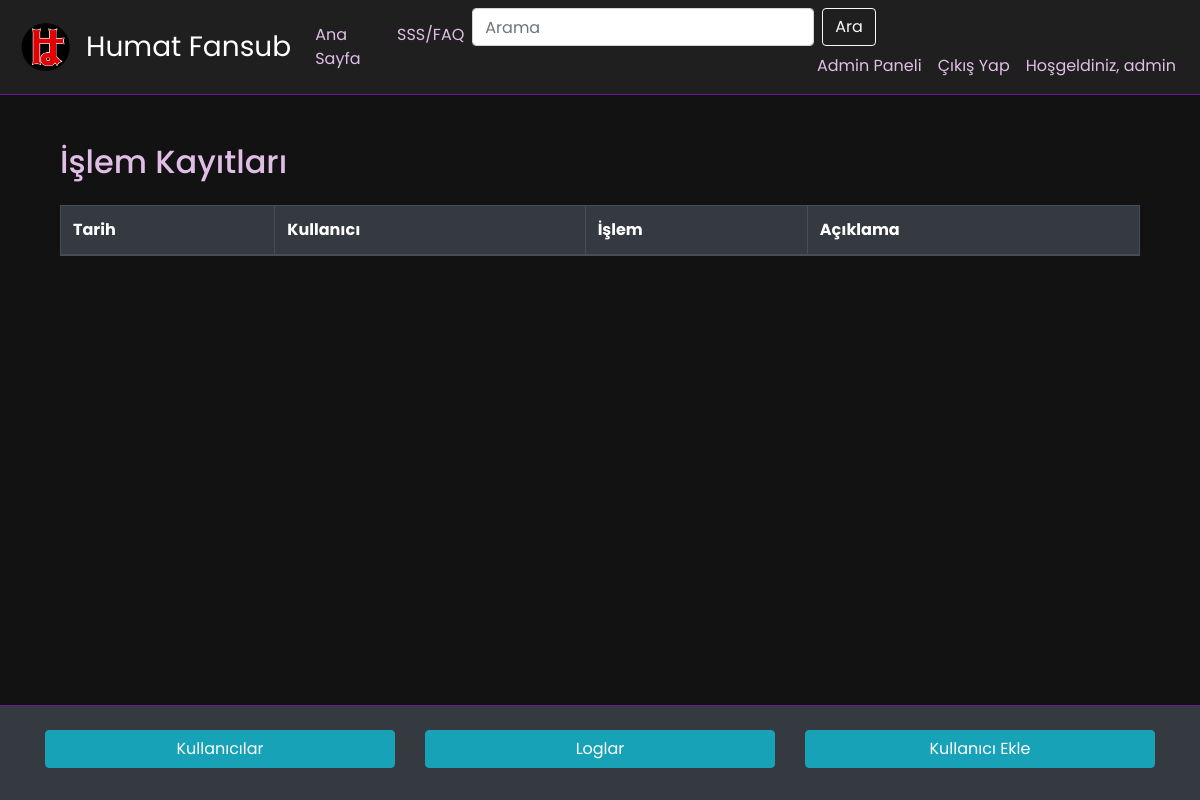
The page /logs (signed in) on the database as committed earlier.
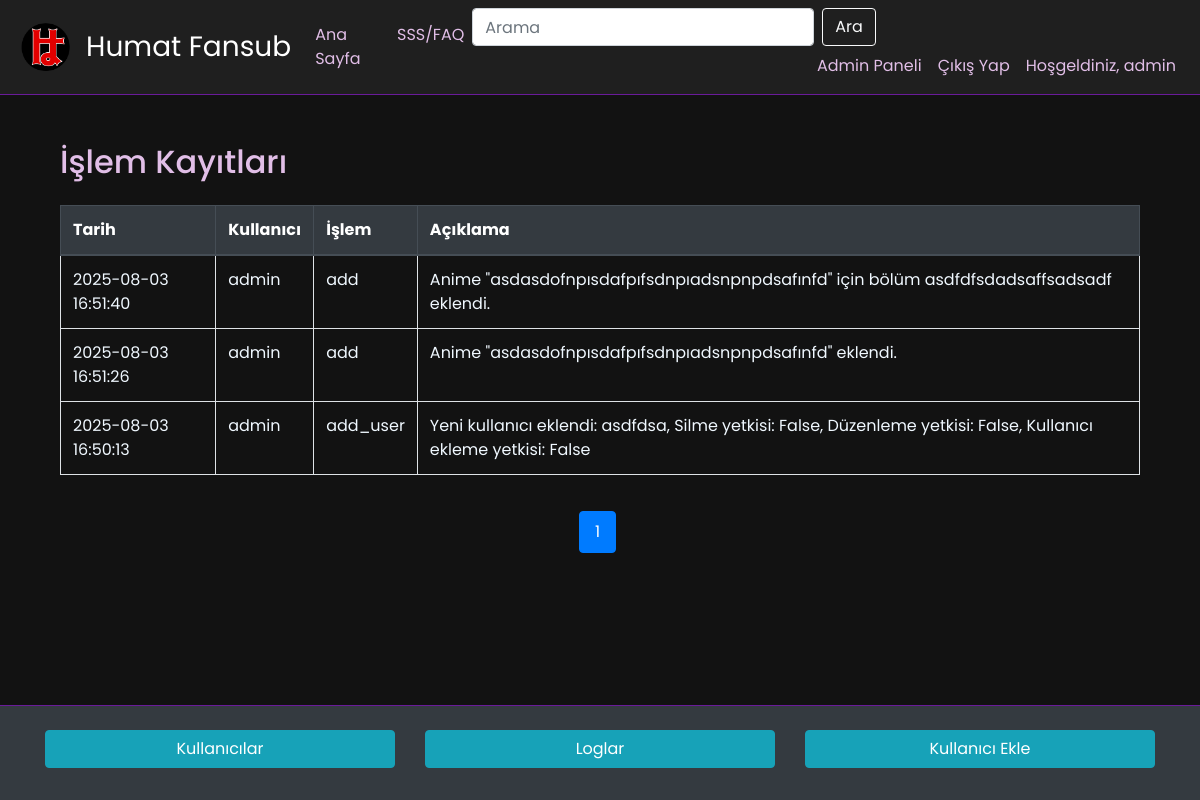
The same page on the database as committed later.
### models.py (models this page shows, shortened)
class User(UserMixin, db.Model):
    id = db.Column(db.Integer, primary_key=True)
    username = db.Column(db.String(50), unique=True, nullable=False)
    password = db.Column(db.String(200), nullable=False)
    can_delete = db.Column(db.Boolean, default=False)  # Silme yetkisi
    can_edit = db.Column(db.Boolean, default=False)    # Düzenleme yetkisi
    can_add_user = db.Column(db.Boolean, default=False)  # Yeni kullanıcı ekleme yetkisi

class Log(db.Model):
    id = db.Column(db.Integer, primary_key=True)
    action = db.Column(db.String(50), nullable=False)  # add, delete, update
    description = db.Column(db.String(255), nullable=False)
    user_id = db.Column(db.Integer, db.ForeignKey('user.id'), nullable=True)
    timestamp = db.Column(db.DateTime, default=datetime.utcnow)
    user = db.relationship('User', backref='logs')

### app.py (the view)
@app.route('/logs')
@login_required
def view_logs():
    if not current_user.can_add_user:
        flash('Bu sayfayı görüntüleme yetkiniz yok.', 'danger')
        return redirect(url_for('index'))
    page = request.args.get('page', 1, type=int)  # URL'den sayfa numarasını al
    logs = Log.query.order_by(Log.timestamp.desc()).paginate(page=page, per_page=10)
    return render_template('log.html', logs=logs)

### app.py (called while the page is built)
@login_manager.user_loader
def load_user(user_id):
    return User.query.get(int(user_id))

### templates/log.html (shortened to what this page needs)
{% extends 'base.html' %} {% block content %}
<div class="container mt-4">
    <h2 class="mb-4">İşlem Kayıtları</h2>
    <div class="table-responsive">
        <table class="table table-hover table-bordered">
            <thead class="thead-dark">
                <tr>
                    <th>Tarih</th>
                    <th>Kullanıcı</th>
                    <th>İşlem</th>
                    <th>Açıklama</th>
                </tr>
            </thead>
            <tbody style="color: aliceblue !important">
                {% for log in logs.items %}
                <tr>
                    <td>{{ log.timestamp.strftime('%Y-%m-%d %H:%M:%S') }}</td>
                    <td>{{ log.user.username }}</td>
                    <td>{{ log.action }}</td>
                    <td>{{ log.description }}</td>
                </tr>
                {% endfor %}
            </tbody>
        </table>
    </div>
    <nav>
        <ul class="pagination">
             {% for page_num in range(1, logs.pages + 1) %}
            <li
                class="page-item {% if page_num == logs.page %}active{% endif %}"
            >
                <a
                    class="page-link"
                    href="{{ url_for('view_logs', page=page_num) }}"
                    >{{ page_num }}</a
                >
            </li>
            {% endfor %}
        </ul>
    </nav>
</div>
{% endblock %} {% block footer %}
<footer class="bg-dark text-light py-4">
    <div class="container">
        <div class="row">
            {% if current_user.can_add_user %}
            <div class="col-md-4 mb-2">
                <a href="{{ url_for('users') }}" class="btn btn-info btn-block"
                    >Kullanıcılar</a
                >
            </div>
            {% endif %} {% if current_user.can_add_user %}
            <div class="col-md-4 mb-2">
                <a
                    href="{{ url_for('view_logs') }}"
                    class="btn btn-info btn-block"
                    >Loglar</a
                >
            </div>
            {% endif %} {% if current_user.can_add_user %}
            <div class="col-md-4 mb-2">
                <a
                    href="{{ url_for('add_user') }}"
                    class="btn btn-info btn-block"
                    >Kullanıcı Ekle</a
                >
            </div>
            {% endif %}
        </div>
    </div>
</footer>
{% endblock %}

### templates/base.html (shortened to what this page needs)
<!DOCTYPE html>
<html lang="en">
<head>
    <link rel="stylesheet" href="https://stackpath.bootstrapcdn.com/bootstrap/4.5.2/css/bootstrap.min.css" />
    <link rel="stylesheet" href="{{ url_for('static', filename='css/style.css') }}" />
    <link href="https://cdn.jsdelivr.net/npm/bootstrap-icons/font/bootstrap-icons.css" rel="stylesheet" />
</head>
<body class="bg-dark text-light">
    <header>
        <nav class="navbar navbar-expand-lg navbar-dark bg-primary">
            <a class="navbar-brand navbar-brand-logo" href="{{ url_for('index') }}">
                <img src="{{ url_for('static', filename='images/logo.png') }}" alt="Logo" />
                <span>Humat Fansub</span>
            </a>
            <div class="collapse navbar-collapse" id="navbarNav">
                <ul class="navbar-nav ml-auto">
                    <li class="nav-item">
                        <a class="nav-link" href="{{ url_for('index') }}">Ana Sayfa</a>
                    </li>
                    <li class="nav-item">
                        <a class="nav-link" href="#footer" onclick="highlightFooter()">SSS/FAQ</a>
                    </li>
                </ul>
                <form class="form-inline my-2 my-lg-0" action="{{ url_for('search') }}" method="GET">
                    <input class="form-control mr-sm-2" type="search" name="query" placeholder="Arama"
                        aria-label="Search" />
                    <button class="btn btn-outline-light my-2 my-sm-0" type="submit">
                        Ara
                    </button>
                    <ul class="navbar-nav ml-auto">
                        {% if current_user.is_authenticated %}
                        <li class="nav-item">
                            <a class="nav-link" href="{{ url_for('admin') }}">Admin Paneli</a>
                        </li>
                        <li class="nav-item">
                            <a class="nav-link" href="{{ url_for('logout') }}">Çıkış Yap</a>
                        </li>
                        <a class="nav-link" href="{{ url_for('admin') }}">Hoşgeldiniz, {{ current_user.username }}</a>
                    </ul>
                    {% endif %}
                </form>
            </div>
        </nav>
    </header>
    <main class="container mt-4">{% block content %}{% endblock %}</main>
    {% block footer %}{% endblock %}
</body>
</html>

### static/css/style.css (style rules this page uses)
h1, h2 { color: #e1bee7; }
.pagination { display: flex; justify-content: center; align-items: center; margin-top: 20px; margin-bottom: 20px; }
.pagination a, .pagination span { color: #e1bee7; background-color: #2c2c2c; border: 1px solid #6a1b9a; padding: 10px 15px; margin: 0 5px; text-decoration: none; border-radius: 5px; transition: background-color 0.3s, color 0.3s; }
html, body { height: 100%; margin: 0; display: flex; flex-direction: column; }
body { font-family: "Poppins", sans-serif; font-size: 16px; color: #f3e5f5; background-color: #121212; }
.navbar-brand-logo { display: flex; align-items: center; }
.navbar-brand-logo img { max-width: 60px; max-height: 60px; margin-right: 10px; border-radius: 50%; }
.navbar-brand-logo span { font-family: "Poppins", cursive; font-size: 1.4em; color: #fff; }
body.bg-dark { background-color: #121212 !important; }
.navbar { background-color: #1f1f1f !important; border-bottom: 1px solid #6a1b9a; }
.nav-link { color: #e1bee7 !important; }
footer { display: flex; justify-content: space-around; align-items: center; flex-wrap: wrap; padding: 1rem; background-color: #1f1f1f; position: relative; bottom: 0; width: 100%; border-top: 1px solid #6a1b9a; }
footer a { color: #ce93d8; }
main { flex: 1; }

Rows that differ between the two databases and show on the page:
added Log: timestamp "2025-08-03 16:51:40", user.username "admin", action "add", description "Anime \"asdasdofnpısdafpıfsdnpıadsnpnpdsafınfd\" için bölüm asdfdfsdadsaffsadsadf eklendi."
added Log: timestamp "2025-08-03 16:51:26", user.username "admin", action "add", description "Anime \"asdasdofnpısdafpıfsdnpıadsnpnpdsafınfd\" eklendi."
added Log: timestamp "2025-08-03 16:50:13", user.username "admin", action "add_user", description "Yeni kullanıcı eklendi: asdfdsa, Silme yetkisi: False, Düzenleme yetkisi: False, Kullanıcı ekleme yetkisi: False"
Other text that changed with them:
new list line: "1"
